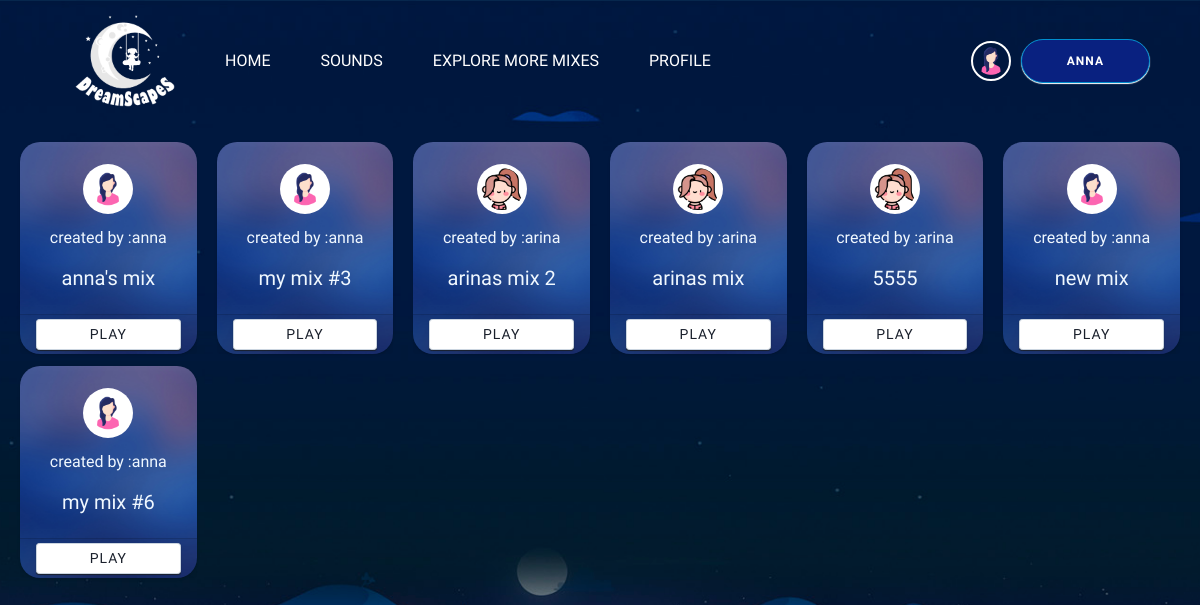
Screenshot of /mixes/ (signed in) with the database file from the repository.
### DreamScapes_app/models.py (models this page shows, shortened)
class DreamUser(AbstractUser):
    profile_picture = models.ImageField(upload_to='profile_pictures/', null=True)
    date_of_birth = models.DateField(null=True)

class UserMix(models.Model):
    user = models.ForeignKey(DreamUser, on_delete=models.CASCADE)
    sounds = models.ManyToManyField(Sound)
    title = models.CharField(max_length=100)

### DreamScapes_app/views.py (the view)
# urls.py: path('mixes/', views.mixes, name='mixes'),
def mixes(request):
    all_mixes = UserMix.objects.all()
    return render(request, 'mixes.html', {'mixes': all_mixes})

### DreamScapes_app/templates/mixes.html
{% extends "base.html" %}
{% block content %}
{% load static %}
<link href="{% static 'DreamScapes_app/css/mixes.css' %}" rel="stylesheet" type="text/css">
<div class="container">
    <div class="row row-cols-1 row-cols-sm-2 row-cols-md-3 row-cols-lg-6 gutters-sm wide-gap">
        {% for mix in mixes %}
        <div class="col mb-3">
            <div class="card card-background">
                <div class="card-body text-center">
                    <img src="{{ mix.user.profile_picture.url }}" style="width:50px;margin-top:10px" alt="User"
                        class="img-fluid img-thumbnail rounded-circle border-0 mb-3">
                    <p class="text">created by :{{ mix.user.username }}</p>
                    <h5 class="card-title">{{ mix.title }}</h5>
                </div>
                <div class="card-footer">
                    <button class="btn btn-light btn-sm bg-white has-icon btn-block" type="button">Play</button>
                </div>
            </div>
        </div>
        {% endfor %}
    </div>
</div>
{% endblock %}

### DreamScapes_app/templates/base.html (shortened to what this page needs)
{% load static %}
<!DOCTYPE html>
<html lang="en">
<head>
    <link rel='stylesheet' href='https://cdnjs.cloudflare.com/ajax/libs/bootstrap/5.0.2/css/bootstrap.min.css'>
    <link rel='stylesheet' href='https://cdnjs.cloudflare.com/ajax/libs/font-awesome/6.2.1/css/all.min.css'>
    <link rel="stylesheet" href="https://maxcdn.bootstrapcdn.com/bootstrap/4.5.2/css/bootstrap.min.css">
    <link rel="stylesheet" href="https://cdn.jsdelivr.net/ionicons/2.0.1/css/ionicons.min.css">
    <link href="{% static 'DreamScapes_app/css/base.css' %}" rel="stylesheet" type="text/css">
</head>
<body>
    <nav>
        <div class="nav-left">
            <a class="logo" href="{% url 'index' %}">
                <img src="{% static 'DreamScapes_app/images/logo2.png' %}" alt="DreamScapes Logo">
            </a>
            <a href="{% url 'index' %}">HOME</a>
            <a href="{% url 'sounds' %}">SOUNDS</a>
            <a href="{% url 'mixes' %}">EXPLORE MORE MIXES</a>
            {% if user.is_authenticated %}
            <a href="{% url 'profile' %}">PROFILE</a>
            {%else%}
            <a href="{% url 'user_signup' %}">
                <i class="fa-solid fa-right-to-bracket"></i> SIGN UP</a>
            {% endif %}
        </div>
        <div class="nav-right">
            {% if user.is_authenticated %}
            <div class="profile-info">
                {% if user.profile_picture %}
                <img class="profile-pic" src="{{ user.profile_picture.url }}" alt="{{ user.username }}">
                {% else %}
                <img src="{% static 'DreamScapes_app/images/user_default.png' %}" width="40px">
                {% endif %}
                <button span data-toggle="dropdown">{{ user.username }}</button>
            </div>
            {% endif %}
        </div>
    </nav>
    <main>
        {% block content %}
        {% endblock %}
    </main>
</body>
</html>

### DreamScapes_app/static/DreamScapes_app/css/base.css (style rules this page uses)
* { box-sizing: border-box; font-family: "Gloria Hallelujah", cursive; }
body { margin: 0; padding: 0; }
.container { max-width: 1200px; margin: 0 auto; padding: 20px; }
nav { display: flex; justify-content: space-between; align-items: center; padding: 10px 50px; background-color: transparent; }
.nav-left, .nav-right { display: flex; align-items: center; }
.nav-left a, .nav-right a { color: white; text-decoration: none; margin: 0 15px; padding: 5px 10px; border-radius: 5px; transition: background-color 0.3s; }
.logo img { width: 100px; }
.profile-info { display: flex; align-items: center; position: relative; color: #fff; }
.profile-pic { width: 40px; height: 40px; border-radius: 50%; margin-right: 10px; border: #fff 2px solid; }
button { border-radius: 50px; box-shadow: 0 1px 1px; border: 1px solid #008ecf; background: #092180; color: #fff; font-size: 12px; font-weight: bold; padding: 12px 45px; letter-spacing: 1px; text-transform: uppercase; transition: transform 80ms ease-in; cursor: pointer; }

### DreamScapes_app/static/DreamScapes_app/css/mixes.css (style rules this page uses)
body { color: aliceblue; background-image: url('/static/DreamScapes_app/images/mixes_bg.jpg'); background-size: cover; background-repeat: no-repeat; background-position: bottom center; background-attachment: fixed; height: 100vh; margin: 0; overflow: auto; }
button { border-radius: 50px; box-shadow: 0 1px 1px; border: 1px solid #008ecf; background: #092180; color: #fff; font-size: 12px; font-weight: bold; padding: 12px 45px; letter-spacing: 1px; text-transform: uppercase; transition: transform 80ms ease-in; cursor: pointer; }
.wide-gap { margin-bottom: 30px; }
.card { box-shadow: 0 1px 3px 0 rgba(0,0,0,.1), 0 1px 2px 0 rgba(0,0,0,.06); position: relative; display: flex; flex-direction: column; min-width: 0; word-wrap: break-word; background-clip: border-box; border: 0 solid rgba(0,0,0,.125); border-radius: 20px; }
.card-body { flex: 0.75 0.75 auto; min-height: .75px; padding: .75rem; }
.gutters-sm { margin-right: -10px; margin-left: -10px; }
.gutters-sm>.col, .gutters-sm>[class*=col-] { padding-right: 10px; padding-left: 10px; }
.mb-3, .my-3 { margin-bottom: .75rem!important; }
.bg-white { background-color: #fff!important; }
.btn-light { color: #1a202c; background-color: #8d4747; border-color: #cbd5e0; }
.card-background { background-image: url('/static/DreamScapes_app/images/blur_bg.jpg'); background-size: cover; background-repeat: no-repeat; background-position: center center; }
.card-footer:last-child { border-radius: 0 0 .25rem .25rem; }
.card-footer, .card-header { display: flex; align-items: center; }
.card-footer { padding: .25rem 1rem; }

### rows the page displays
DreamUser: profile_picture (picture), username "ANNA"
UserMix: user.profile_picture (picture), user.username "anna", title "anna's mix"
UserMix: user.profile_picture (picture), user.username "anna", title "my mix #3"
UserMix: user.profile_picture (picture), user.username "arina", title "arinas mix 2"
UserMix: user.profile_picture (picture), user.username "arina", title "arinas mix"
UserMix: user.profile_picture (picture), user.username "arina", title "5555"
UserMix: user.profile_picture (picture), user.username "anna", title "new mix"
UserMix: user.profile_picture (picture), user.username "anna", title "my mix #6"
